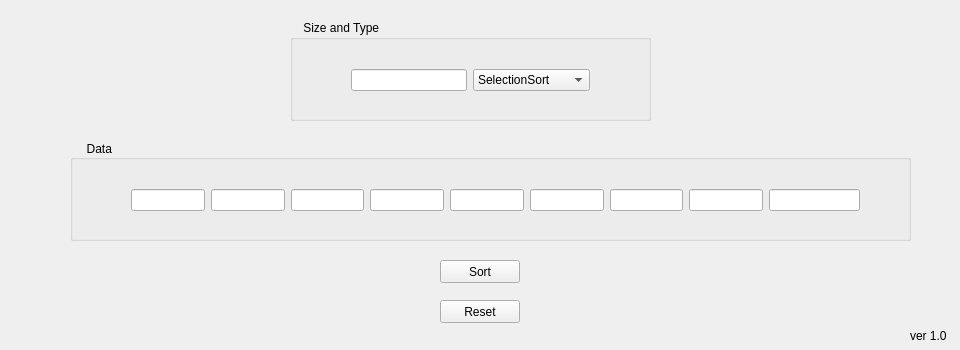
<?xml version="1.0" encoding="UTF-8"?>
<ui version="4.0">
 <class>MainWindow</class>
 <widget class="QMainWindow" name="MainWindow">
  <property name="geometry">
   <rect>
    <x>0</x>
    <y>0</y>
    <width>960</width>
    <height>350</height>
   </rect>
  </property>
  <property name="windowTitle">
   <string>MainWindow</string>
  </property>
  <widget class="QWidget" name="centralWidget">
   <widget class="QPushButton" name="pushButton">
    <property name="geometry">
     <rect>
      <x>440</x>
      <y>260</y>
      <width>80</width>
      <height>23</height>
     </rect>
    </property>
    <property name="font">
     <font>
      <weight>50</weight>
      <bold>false</bold>
     </font>
    </property>
    <property name="text">
     <string>Sort</string>
    </property>
   </widget>
   <widget class="QGroupBox" name="groupBox">
    <property name="geometry">
     <rect>
      <x>70</x>
      <y>140</y>
      <width>841</width>
      <height>101</height>
     </rect>
    </property>
    <property name="title">
     <string extracomment="Input for array">     Data</string>
    </property>
    <property name="alignment">
     <set>Qt::AlignLeading|Qt::AlignLeft|Qt::AlignVCenter</set>
    </property>
    <property name="flat">
     <bool>false</bool>
    </property>
    <property name="checkable">
     <bool>false</bool>
    </property>
    <widget class="QWidget" name="horizontalLayoutWidget">
     <property name="geometry">
      <rect>
       <x>50</x>
       <y>30</y>
       <width>751</width>
       <height>61</height>
      </rect>
     </property>
     <layout class="QHBoxLayout" name="horizontalLayout">
      <item>
       <widget class="QLineEdit" name="lineEdit"/>
      </item>
      <item>
       <widget class="QLineEdit" name="lineEdit_2"/>
      </item>
      <item>
       <widget class="QLineEdit" name="lineEdit_3"/>
      </item>
      <item>
       <widget class="QLineEdit" name="lineEdit_4"/>
      </item>
      <item>
       <widget class="QLineEdit" name="lineEdit_5"/>
      </item>
      <item>
       <widget class="QLineEdit" name="lineEdit_6"/>
      </item>
      <item>
       <widget class="QLineEdit" name="lineEdit_7"/>
      </item>
      <item>
       <widget class="QLineEdit" name="lineEdit_8"/>
      </item>
      <item>
       <widget class="QLineEdit" name="lineEdit_9">
        <property name="font">
         <font>
          <weight>75</weight>
          <bold>true</bold>
         </font>
        </property>
       </widget>
      </item>
     </layout>
    </widget>
   </widget>
   <widget class="QGroupBox" name="groupBox_2">
    <property name="geometry">
     <rect>
      <x>290</x>
      <y>20</y>
      <width>361</width>
      <height>101</height>
     </rect>
    </property>
    <property name="title">
     <string>    Size and Type</string>
    </property>
    <widget class="QWidget" name="horizontalLayoutWidget_2">
     <property name="geometry">
      <rect>
       <x>50</x>
       <y>20</y>
       <width>261</width>
       <height>81</height>
      </rect>
     </property>
     <layout class="QHBoxLayout" name="horizontalLayout_2">
      <item>
       <widget class="QLineEdit" name="lineEdit_10"/>
      </item>
      <item>
       <widget class="QComboBox" name="comboBox">
        <property name="sizePolicy">
         <sizepolicy hsizetype="Expanding" vsizetype="Fixed">
          <horstretch>0</horstretch>
          <verstretch>0</verstretch>
         </sizepolicy>
        </property>
        <item>
         <property name="text">
          <string>SelectionSort</string>
         </property>
        </item>
        <item>
         <property name="text">
          <string>InterchangeSort</string>
         </property>
        </item>
        <item>
         <property name="text">
          <string>BubbleSort</string>
         </property>
        </item>
       </widget>
      </item>
     </layout>
    </widget>
   </widget>
   <widget class="QPushButton" name="pushButton_2">
    <property name="geometry">
     <rect>
      <x>440</x>
      <y>300</y>
      <width>80</width>
      <height>23</height>
     </rect>
    </property>
    <property name="text">
     <string>Reset</string>
    </property>
   </widget>
   <widget class="QLabel" name="label">
    <property name="geometry">
     <rect>
      <x>910</x>
      <y>320</y>
      <width>181</width>
      <height>31</height>
     </rect>
    </property>
    <property name="text">
     <string>ver 1.0</string>
    </property>
   </widget>
  </widget>
 </widget>
 <layoutdefault spacing="6" margin="11"/>
 <resources/>
 <connections/>
</ui>
